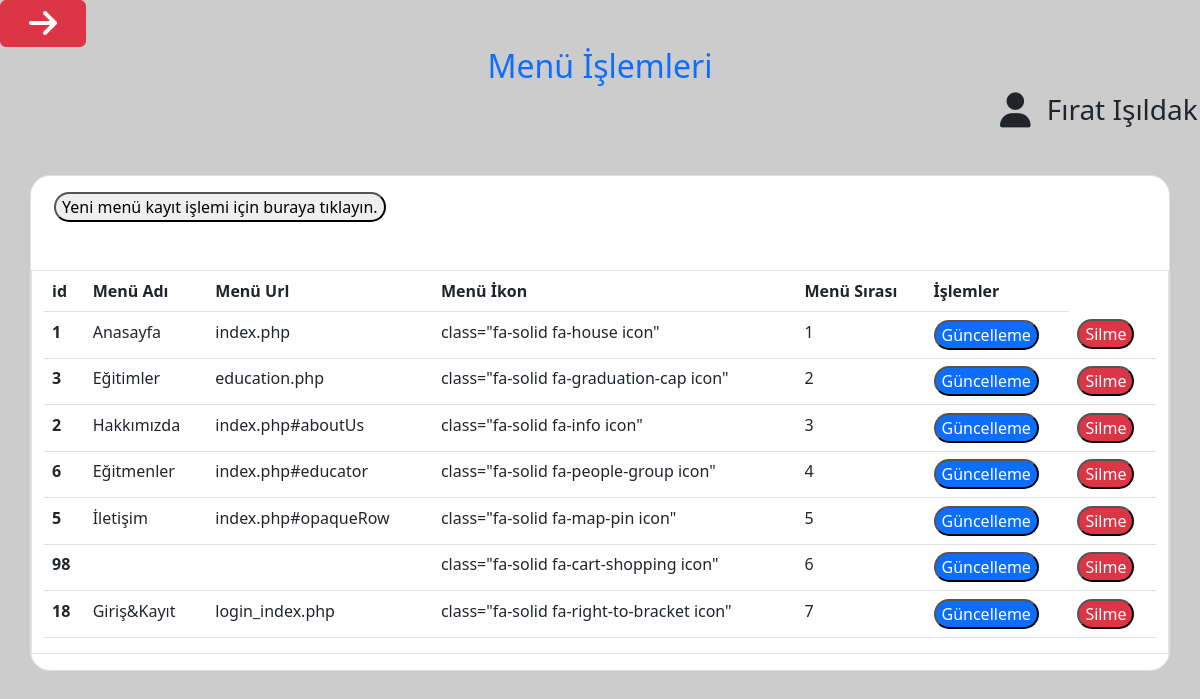
/admin_menuprocess.php (signed in), run on the app's committed database.
### tables this page shows
CREATE TABLE `menutable` (
  `id` int(11) NOT NULL,
  `menuName` varchar(50) NOT NULL,
  `menuUrl` varchar(255) NOT NULL,
  `menuIcon` varchar(255) DEFAULT NULL,
  `siralama` int(11) DEFAULT NULL
);

### admin_menuprocess.php (the view, shortened to what this page needs)
<!DOCTYPE html>
<html lang="en">
<head>
    <link rel="stylesheet" href="packets/bootstrap/bootstrap.css">
    <?php
    include("libs/myclass.php");
    include("views/admin_panel/admin_head.php");
    ?>
</head>
<body>
    <h2 class="text-center text-primary">Menü İşlemleri</h2>
    <link rel="stylesheet" href="css/education_style.css">
    <h3 class="offset-md-10"><i class="fa-solid fa-user fa-lg me-3"></i><?php echo $_SESSION["username"] ?></h3>
    <div class="container rowColor border inputOval mt-5 pb-3">
        <form id="Login" class="input-group" action="admin_menuprocess.php" method="post">
            <div class="row">
                <div class="col-md-12 mt-3">
                </div>
            </div>
            <div class="row">
                <div class="col-md-12 mt-3">
                    <button type="button" name="menuSave" class="inputOval btn-success" data-bs-toggle="modal" data-bs-target="#saveModal">Yeni menü kayıt işlemi için buraya tıklayın.</button></td>
                </div>
            </div>
        </form>
        <div class="row">
            <div class="col-md-12 border mt-5">
                <table class="table table-hover" id="menuTableView">
                    <thead>
                        <tr>
                            <th scope="col">id</th>
                            <th scope="col">Menü Adı</th>
                            <th scope="col">Menü Url</th>
                            <th scope="col">Menü İkon</th>
                            <th scope="col">Menü Sırası</th>
                            <th scope="col">İşlemler</th>
                        </tr>
                    </thead>
                    <?php
                    $menuItems = array();
                    $result = $db->query("SELECT * FROM menutable ORDER BY siralama ASC");
                    if ($result->rowCount() > 0) {
                        while ($row = $result->fetch(PDO::FETCH_ASSOC)) {
                            $menuItem = array("id" => $row["id"], "menuName" => $row["menuName"], "menuUrl" => $row["menuUrl"], "menuIcon" => $row["menuIcon"], "siralama" => $row["siralama"]);
                            $menuItems[] = $menuItem;
                        }
                    } else {
                        echo "Veritabanında hiç veri bulunamadı.";
                    }
                    foreach ($menuItems as $item) {
                        echo ' <tbody>';
                        echo ' <tr>';
                        echo '<th scope="row">' . $item['id'] . '</th>';
                        echo '<td>' . $item['menuName'] . '</td>';
                        echo '<td>' . $item['menuUrl'] . '</td>';
                        echo '<td>' . $item['menuIcon'] . '</td>';
                        echo '<td>' . $item['siralama'] . '</td>';
                        echo '<td><button type="button" name="menuUpdate" class="bg-primary inputOval text-white" data-bs-toggle="modal" data-bs-target="#updateModal">Güncelleme</button></td>';
                        echo '<td><button type="button" name="menuDelete" class="bg-danger inputOval text-white" data-bs-toggle="modal" data-bs-target="#deleteModal">Silme</button></td>';
                        echo ' <tr>';
                        echo ' <tbody>';
                    }
                    ?>
                </table>
            </div>
        </div>
    </div>
</body>
</html>

### css/education_style.css (style rules this page uses)
.rowColor { background:white; }
.inputOval { border-radius: 20px; }

### admin_menuprocess.php (style rules this page uses)
body { background-color: #CCCCCC; }

### data on the page
menutable: id "1", menuName "Anasayfa", menuUrl "index.php", menuIcon "class=\"fa-solid fa-house icon\"", siralama "1"
menutable: id "3", menuName "Eğitimler", menuUrl "education.php", menuIcon "class=\"fa-solid fa-graduation-cap icon\"", siralama "2"
menutable: id "2", menuName "Hakkımızda", menuUrl "index.php#aboutUs", menuIcon "class=\"fa-solid fa-info icon\"", siralama "3"
menutable: id "6", menuName "Eğitmenler", menuUrl "index.php#educator", menuIcon "class=\"fa-solid fa-people-group icon\"", siralama "4"
menutable: id "5", menuName "İletişim", menuUrl "index.php#opaqueRow", menuIcon "class=\"fa-solid fa-map-pin icon\"", siralama "5"
menutable: id "98", menuIcon "class=\"fa-solid fa-cart-shopping icon\"", siralama "6"
menutable: id "18", menuName "Giriş&Kayıt", menuUrl "login_index.php", menuIcon "class=\"fa-solid fa-right-to-bracket icon\"", siralama "7"

### other printed values
$_SESSION["username"] "Fırat Işıldak"
